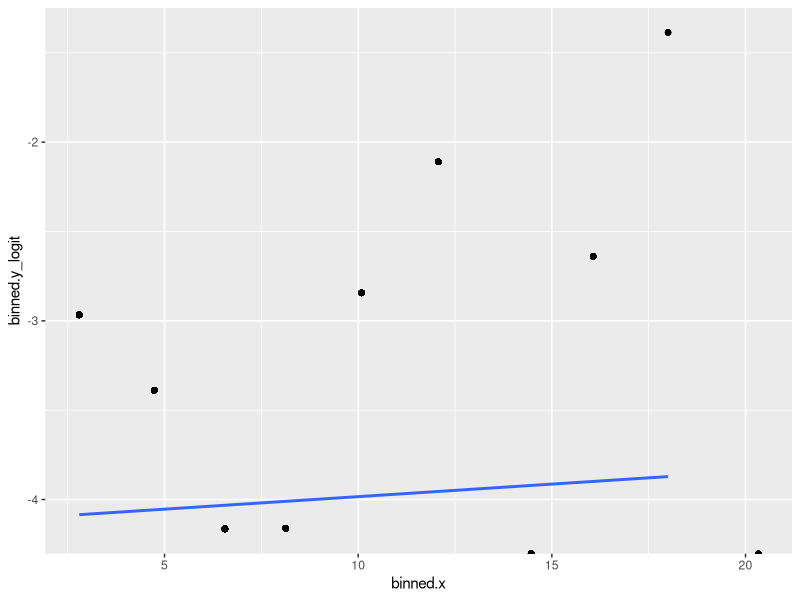

Here is the R script that generated this plot:
## ---- chunk 1
library(tidyverse)
library(stats)
library(knitr)
library(xtable)

data <- read.csv("data.csv")
# Defining logit function (got an error before)
logit <- qlogis
options(xtable.comment = FALSE)
options(tinytex.verbose = TRUE)
## ---- chunk 2
# Code from 18-simplelogistic-lab activity to generate x and y values for plot to check for linearity
data_bin <- data %>%
  # Break HRSLEEP into 10 bins
  mutate(HRSLEEP_group = cut(HRSLEEP, breaks=10)) %>% 
  group_by(HRSLEEP_group) %>%
  # calculate mean HRSLEEP value and proportion obese in each bin
  mutate(binned.y = mean(chronic), binned.x = mean(HRSLEEP)) %>% 
  # transform binned.y from proportion to log(odds)
  mutate(binned.y_logit = logit(binned.y))

# Create plot of log(odds) versus age
ggplot(data_bin, aes(x = binned.x, y = binned.y_logit)) +
  geom_point() + 
  geom_smooth(method = lm, se = FALSE)
## ---- chunk 3
data <- data %>% 
  select(chronic, depfreq_often, depfreq_monthly, HRSLEEP, AGE, BMI, activity_score, SEX,
         race_asian, race_black, race_na, income_high, income_middle)
data.cor = cor(data)
round_data <- function(x, digits) {
    # round all numeric variables
    # x: data frame 
    # digits: number of digits to round
    numeric_columns <- sapply(x, mode) == 'numeric'
    x[numeric_columns] <-  round(x[numeric_columns], digits)
    x
}
df_round <- data.frame(round_data(data.cor, 3))
df_round1 <- df_round[, c("chronic", "depfreq_often", "depfreq_monthly", "HRSLEEP", "AGE", "BMI", "activity_score")]
df_round2 <- df_round[, c("SEX", "race_asian", "race_black", "race_na", "income_high", "income_middle")]
df_table1 <- xtable(df_round1)
df_table2 <- xtable(df_round2)
print.xtable(df_table1)
print.xtable(df_table2)
## ---- chunk 4
variable <- c("HRSLEEP", "BMI", "AGE", "activity_score")
min <- c("1", "14.98", "18", "17")
max <- c("22", "85.78", "85 (top coded)", "1615")
median <- c(7, 27.11, 51, 896)
mean <- c(7.069339, 28.17239, 50.85831, 862.1115)
std_dev <- c(1.421356, 6.379732, 18.18446, 593.6359)

df_numeric <- data.frame(variable, min, max, median, mean, std_dev)
df_numeric <- xtable(df_numeric)
print.xtable(df_numeric)
## ---- chunk 5
variable <- c("chronic", "depfreq_often", "depfreq_monthly", "SEX", "income_high", "income_middle", "race_black", "race_asian", "race_na")
yes <- c("407 (1.9%)", "2167 (10.21%)", "1376 (6.48%)", "(female) 11369 (53.6%)", "8181 (38.54%)", "6073 (28.61%)", "2542 (11.97%)", "1169 (5.51%)", "303 (1.43%)")
no <- c("20822 (98.1%)", "19062 (89.79%) ", "19853 (93.52%)", "(male) 9860 (46.4%)", "13048 (61.46%)", "15156 (71.39%)", "18687 (88.03%)", "20060 (94.49%)", "20926 (98.57%)")

df_categorical <- data.frame(variable, yes, no)
df_categorical <- xtable(df_categorical)
print.xtable(df_categorical)
## ---- chunk 6
coeff <- c("HRSLEEP", "depfreq_often**", "depfreq_monthly", "I(HRSLEEP * depfreq_often)", "I(HRSLEEP * depfreq_monthly)")
value <- c(1.013591536, 3.724750985, 1.393892231, 0.9447263218, 1.045839592)
LCI <- c(9.400140e-01, 1.538202e+00, 3.350283e-01, 8.367457e-01, 8.600010e-01)
UCI <- c(1.089396e+00, 8.944554e+00, 5.819625e+00, 1.065370e+00, 1.257594e+00)
p_val <- c(0.72002, 0.00341, 0.64860, 0.35585, 0.64349)

df <- data.frame(coeff, value, LCI, UCI, p_val)
df <- xtable(df)
print.xtable(df)
## ---- chunk 7
model <- c("Full", "Control")
degf <- c("15", "1")
log_likelihood <- c("-1635.1", "-2012.5")
chisq <- c("--", "754.74")
p_val <- c("--", "<2.2e-16")

lrdata <- data.frame(model, degf, log_likelihood, chisq, p_val)
lrdata <- xtable(lrdata)
print.xtable(lrdata, floating = FALSE)
